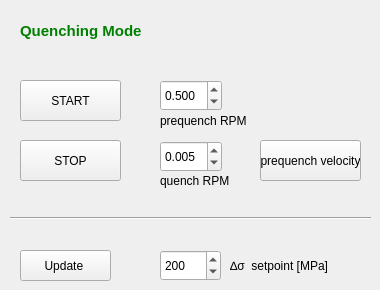
    <widget class="QWidget" name="tab_3">
     <attribute name="title">
      <string>Quenching</string>
     </attribute>
     <widget class="QPushButton" name="pushB_quench_stop">
      <property name="geometry">
       <rect>
        <x>20</x>
        <y>140</y>
        <width>101</width>
        <height>41</height>
       </rect>
      </property>
      <property name="text">
       <string>STOP</string>
      </property>
     </widget>
     <widget class="QLabel" name="label_14">
      <property name="geometry">
       <rect>
        <x>20</x>
        <y>20</y>
        <width>201</width>
        <height>21</height>
       </rect>
      </property>
      <property name="font">
       <font>
        <pointsize>11</pointsize>
        <weight>75</weight>
        <bold>true</bold>
       </font>
      </property>
      <property name="styleSheet">
       <string notr="true">QLabel{color: rgb(0, 128, 0);}</string>
      </property>
      <property name="text">
       <string>Quenching Mode</string>
      </property>
     </widget>
     <widget class="QSpinBox" name="dsigma_SP_spinBox">
      <property name="geometry">
       <rect>
        <x>160</x>
        <y>250</y>
        <width>61</width>
        <height>31</height>
       </rect>
      </property>
      <property name="maximum">
       <number>600</number>
      </property>
      <property name="value">
       <number>200</number>
      </property>
     </widget>
     <widget class="QPushButton" name="pushB_quench_start">
      <property name="geometry">
       <rect>
        <x>20</x>
        <y>80</y>
        <width>101</width>
        <height>41</height>
       </rect>
      </property>
      <property name="text">
       <string>START</string>
      </property>
     </widget>
     <widget class="QLabel" name="label_6">
      <property name="geometry">
       <rect>
        <x>230</x>
        <y>250</y>
        <width>111</width>
        <height>31</height>
       </rect>
      </property>
      <property name="text">
       <string>∆σ  setpoint [MPa]</string>
      </property>
     </widget>
     <widget class="QDoubleSpinBox" name="rpmBox_prequench">
      <property name="geometry">
       <rect>
        <x>160</x>
        <y>80</y>
        <width>62</width>
        <height>31</height>
       </rect>
      </property>
      <property name="decimals">
       <number>3</number>
      </property>
      <property name="value">
       <double>0.500000000000000</double>
      </property>
     </widget>
     <widget class="QDoubleSpinBox" name="rpmBox_quench">
      <property name="geometry">
       <rect>
        <x>160</x>
        <y>141</y>
        <width>62</width>
        <height>31</height>
       </rect>
      </property>
      <property name="decimals">
       <number>3</number>
      </property>
      <property name="value">
       <double>0.005000000000000</double>
      </property>
     </widget>
     <widget class="QLabel" name="prequenchrpm">
      <property name="geometry">
       <rect>
        <x>160</x>
        <y>110</y>
        <width>141</width>
        <height>21</height>
       </rect>
      </property>
      <property name="text">
       <string>prequench RPM</string>
      </property>
     </widget>
     <widget class="QLabel" name="label_15">
      <property name="geometry">
       <rect>
        <x>160</x>
        <y>170</y>
        <width>121</width>
        <height>21</height>
       </rect>
      </property>
      <property name="text">
       <string>quench RPM</string>
      </property>
     </widget>
     <widget class="QPushButton" name="pushB_update_quench">
      <property name="geometry">
       <rect>
        <x>20</x>
        <y>250</y>
        <width>91</width>
        <height>31</height>
       </rect>
      </property>
      <property name="text">
       <string>Update </string>
      </property>
     </widget>
     <widget class="QPushButton" name="pushB_goto_prequench">
      <property name="geometry">
       <rect>
        <x>260</x>
        <y>140</y>
        <width>101</width>
        <height>41</height>
       </rect>
      </property>
      <property name="text">
       <string>prequench velocity</string>
      </property>
     </widget>
     <widget class="Line" name="line">
      <property name="geometry">
       <rect>
        <x>10</x>
        <y>210</y>
        <width>361</width>
        <height>16</height>
       </rect>
      </property>
      <property name="orientation">
       <enum>Qt::Horizontal</enum>
      </property>
     </widget>
    </widget>
